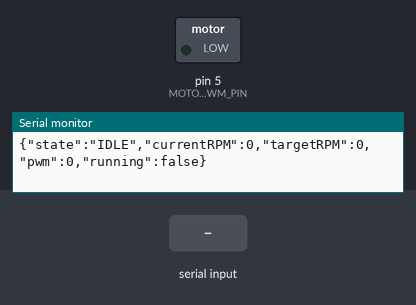
The sketch below on a simulated Arduino Uno, built with avr-gcc and run on an emulated ATmega328P. Parts: switched loads named in the sketch (green lamp = pin HIGH), the last lines printed to the serial monitor. Inputs (shaded band) come from the test bench.

Above: at 1.2 s.
1.3 s: "START:\n" received over Serial
At 2.5 s:
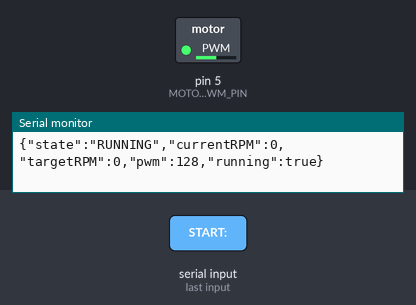
4.3 s: "STOP\n" received over Serial
At 4.8 s:
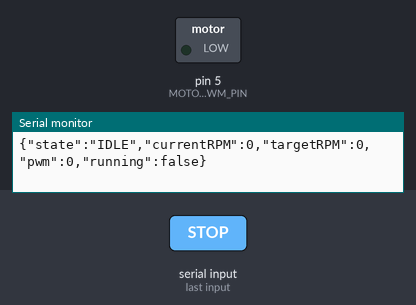
Timing chart, 0 to 7.3 s (numbered marks = the images above; inputs shaded):
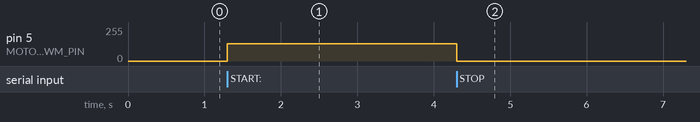

The sketch:

motor_onoff_ui_test.ino
```cpp
/*
 * Motor On/Off UI Test
 *
 * Minimal Arduino script that speaks the same serial protocol
 * as the full centrifuge code, but only implements ON and OFF.
 * No PID, no tachometer, no safety checks, no state machine.
 *
 * Hardware:
 * - D5 : PWM output to MOSFET gate
 *
 * The UI sends START:<RPM>:<DURATION_MS> to turn on
 * and STOP to turn off. This script ignores RPM and duration
 * and just toggles the motor at a fixed PWM.
 *
 * Adjust MOTOR_SPEED (0-255) to set run speed.
 */

const int MOTOR_PWM_PIN = 5;
const int MOTOR_SPEED   = 128;  // adjust as needed

String serialBuffer = "";
bool   motorOn      = false;

unsigned long lastStatusTime = 0;
const unsigned long STATUS_INTERVAL = 200;  // match UI polling rate

void setup() {
  Serial.begin(115200);
  pinMode(MOTOR_PWM_PIN, OUTPUT);
  analogWrite(MOTOR_PWM_PIN, 0);
  Serial.println("System Ready");
}

void loop() {
  // Read serial commands
  while (Serial.available() > 0) {
    char c = Serial.read();
    if (c == '\n') {
      serialBuffer.trim();
      processCommand(serialBuffer);
      serialBuffer = "";
    } else {
      serialBuffer += c;
    }
  }

  // Send status update so the UI stays happy
  if (millis() - lastStatusTime >= STATUS_INTERVAL) {
    sendStatus();
    lastStatusTime = millis();
  }
}

void processCommand(String cmd) {
  if (cmd.startsWith("START:")) {
    analogWrite(MOTOR_PWM_PIN, MOTOR_SPEED);
    motorOn = true;
    Serial.println("ACK:START");
    Serial.println("STATE:RUNNING");

  } else if (cmd == "STOP") {
    analogWrite(MOTOR_PWM_PIN, 0);
    motorOn = false;
    Serial.println("ACK:STOP");
    Serial.println("STATE:IDLE");

  } else if (cmd == "PING") {
    Serial.println("PONG");

  } else if (cmd == "STATUS") {
    sendStatus();

  } else if (cmd == "CLEAR_ERROR") {
    Serial.println("ACK:CLEAR_ERROR");

  } else {
    Serial.print("ERROR:UNKNOWN_COMMAND:");
    Serial.println(cmd);
  }
}

void sendStatus() {
  Serial.print("{\"state\":\"");
  Serial.print(motorOn ? "RUNNING" : "IDLE");
  Serial.print("\",\"currentRPM\":0,\"targetRPM\":0,\"pwm\":");
  Serial.print(motorOn ? MOTOR_SPEED : 0);
  Serial.print(",\"running\":");
  Serial.print(motorOn ? "true" : "false");
  Serial.println("}");
}
```

Measured:
- after the input at 1.3 s, pin 5 (MOTOR_PWM_PIN): 0/255 → 128/255 at once
- after the input at 4.3 s, pin 5 (MOTOR_PWM_PIN): 128/255 → 0/255 at once
